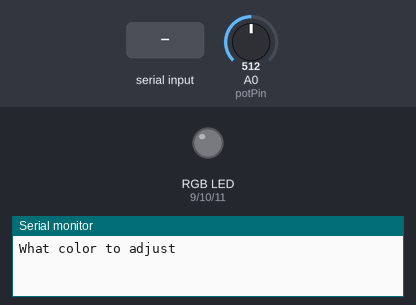
Bench run of a sketch on a simulated Arduino Uno, built with avr-gcc and run on an emulated ATmega328P. Parts: an RGB LED mixed from three pins (HIGH = lit), the last lines printed to the serial monitor. Inputs (shaded band) come from the test bench; at power-on: A0 (potPin) = 512. Dim RGB values are drawn brighter than linear.

Above: at 1.2 s.
1.3 s: "red" received over Serial
At 3.2 s:
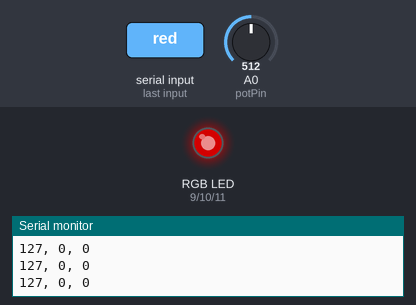
3.8 s: A0 (potPin) set to 716
At 4.3 s:
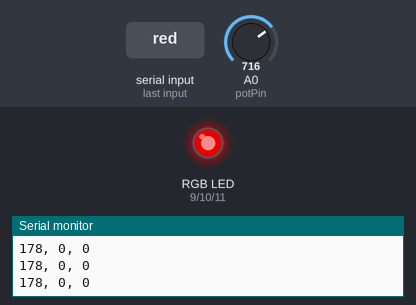
5.3 s: "green" received over Serial
At 6.9 s:
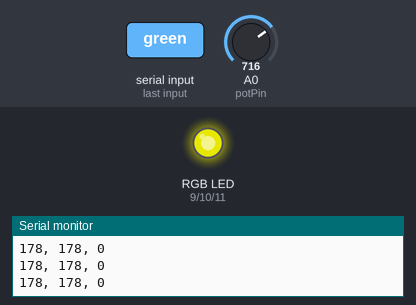
7.8 s: A0 (potPin) set to 900
At 8.8 s:
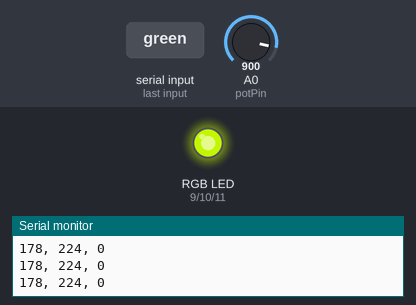
9.3 s: "blue" received over Serial
At 11.5 s:
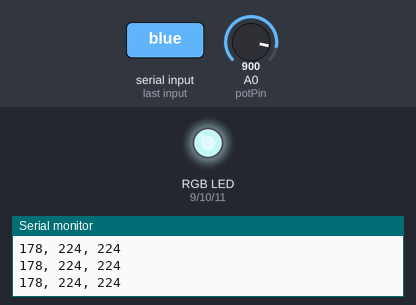
11.8 s: A0 (potPin) set to 511
At 13.0 s:
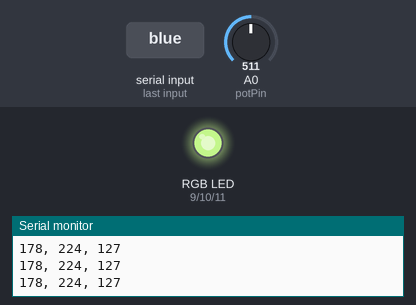
Timing chart, 0 to 14.3 s (numbered marks = the images above; inputs shaded):
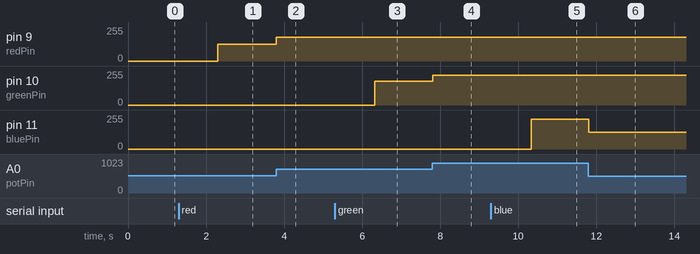

The sketch:

RGB_potentiometer.ino
```cpp
int potPin = A0;
int redPin = 9;
int greenPin = 10;
int bluePin = 11;

int redval;
int greenval;
int blueval;

float potRVal;
float potPVal;

String adjustC;

void setup() {
  // put your setup code here, to run once:
pinMode(potPin,INPUT);
pinMode(redPin,OUTPUT);
pinMode(greenPin,OUTPUT);
pinMode(bluePin,OUTPUT);
Serial.begin(9600);
}

void loop() {
  // put your main code here, to run repeatedly:
potRVal = analogRead(potPin);
potPVal = (255./1023 * potRVal);

//asking questions and looping
Serial.println("What color to adjust");
while (Serial.available()==0){}
adjustC = Serial.readString();

while (adjustC == "red"){
  while (Serial.available() == 0){

  potPVal = (255./1023.) * analogRead(potPin);
  redval = potPVal;
  analogWrite(greenPin,greenval);
  analogWrite(bluePin,blueval);
  analogWrite(redPin,redval);

  Serial.print(redval);
  Serial.print(", ");
  Serial.print(greenval);
  Serial.print(", ");
  Serial.println(blueval);
  }


  adjustC = "";

}

while (adjustC == "green"){
  while (Serial.available() == 0){

  potPVal = (255./1023.) * analogRead(potPin);
  greenval = potPVal;
  analogWrite(greenPin,greenval);
  analogWrite(bluePin,blueval);
  analogWrite(redPin,redval);

  Serial.print(redval);
  Serial.print(", ");
  Serial.print(greenval);
  Serial.print(", ");
  Serial.println(blueval);
  }


  adjustC = "";

}

while (adjustC == "blue"){
  while (Serial.available() == 0){

  potPVal = (255./1023.) * analogRead(potPin);
  blueval = potPVal;
  analogWrite(greenPin,greenval);
  analogWrite(bluePin,blueval);
  analogWrite(redPin,redval);

  Serial.print(redval);
  Serial.print(", ");
  Serial.print(greenval);
  Serial.print(", ");
  Serial.println(blueval);
  }


  adjustC = "";

}


}
```

Measured:
- after the input at 1.3 s, pin 9 (redPin): 0/255 → 127/255 after 1.0 s
- after the input at 3.8 s, pin 9 (redPin): 127/255 → 178/255 at once
- after the input at 5.3 s, pin 10 (greenPin): 0/255 → 178/255 after 1.0 s
- after the input at 7.8 s, pin 10 (greenPin): 178/255 → 224/255 at once
- after the input at 9.3 s, pin 11 (bluePin): 0/255 → 224/255 after 1.0 s
- after the input at 11.8 s, pin 11 (bluePin): 224/255 → 127/255 at once
